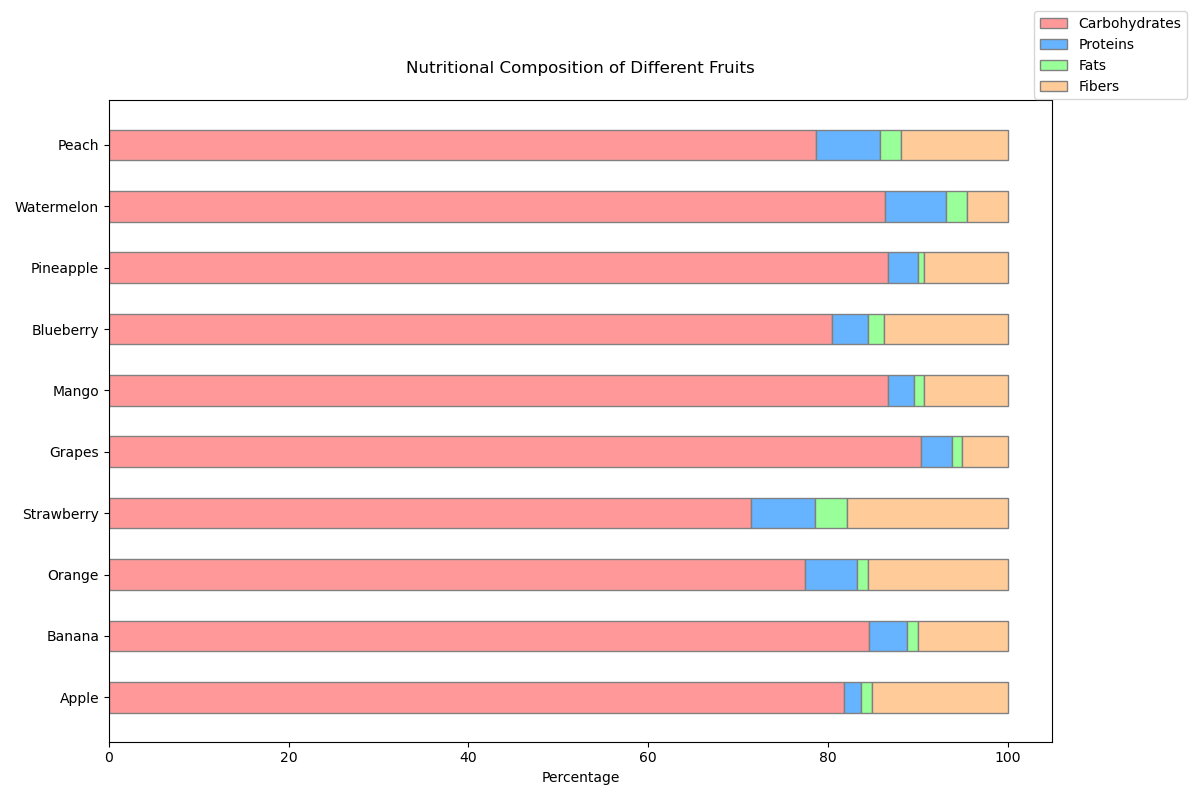

Write Python code to recreate this figure.

import matplotlib.pyplot as plt
import numpy as np

# Data
fruits = ['Apple', 'Banana', 'Orange', 'Strawberry', 'Grapes', 'Mango', 'Blueberry', 'Pineapple', 'Watermelon', 'Peach']
carbohydrates = np.array([13, 22, 12, 8, 16, 15, 14, 13, 7.6, 10])
proteins = np.array([0.3, 1.1, 0.9, 0.8, 0.6, 0.5, 0.7, 0.5, 0.6, 0.9])
fats = np.array([0.2, 0.3, 0.2, 0.4, 0.2, 0.2, 0.3, 0.1, 0.2, 0.3])
fibers = np.array([2.4, 2.6, 2.4, 2.0, 0.9, 1.6, 2.4, 1.4, 0.4, 1.5])

# Normalizing data to percentage
totals = carbohydrates + proteins + fats + fibers
carbohydrates = carbohydrates / totals * 100
proteins = proteins / totals * 100
fats = fats / totals * 100
fibers = fibers / totals * 100

# Plot
fig, ax = plt.subplots(figsize=(12, 8))

bar_width = 0.5
x = np.arange(len(fruits))

ax.barh(x, carbohydrates, color='#FF9999', edgecolor='grey', height=bar_width, label='Carbohydrates')
ax.barh(x, proteins, left=carbohydrates, color='#66B3FF', edgecolor='grey', height=bar_width, label='Proteins')
ax.barh(x, fats, left=carbohydrates + proteins, color='#99FF99', edgecolor='grey', height=bar_width, label='Fats')
ax.barh(x, fibers, left=carbohydrates + proteins + fats, color='#FFCC99', edgecolor='grey', height=bar_width, label='Fibers')

# Labels and Title
ax.set_xlabel('Percentage')
ax.set_title('Nutritional Composition of Different Fruits', pad=20)
ax.set_yticks(x)
ax.set_yticklabels(fruits)
ax.legend(loc='upper right', bbox_to_anchor=(1.15, 1.15))

plt.tight_layout()
plt.show()
